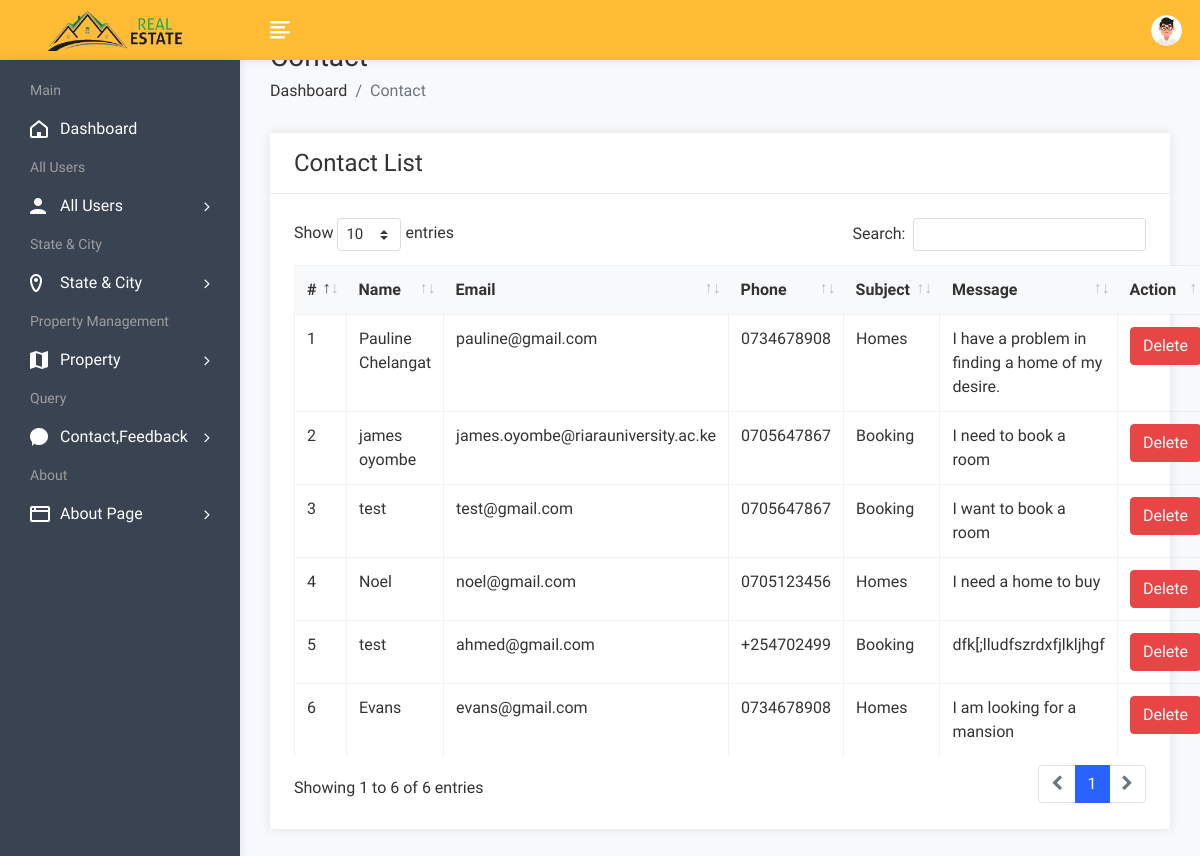
The page /admin/contactview.php (signed in) on the database its author committed.
### tables this page shows
CREATE TABLE `contact` (
  `cid` int(50) NOT NULL,
  `name` varchar(100) NOT NULL,
  `email` varchar(100) NOT NULL,
  `phone` varchar(20) NOT NULL,
  `subject` varchar(100) NOT NULL,
  `message` varchar(250) NOT NULL
);

### admin/contactview.php (the view, shortened to what this page needs)
<!DOCTYPE html>
<html lang="en">
<head>
        <link rel="stylesheet" href="assets/css/bootstrap.min.css">
        <link rel="stylesheet" href="assets/css/font-awesome.min.css">
        <link rel="stylesheet" href="assets/css/feathericon.min.css">
		<link rel="stylesheet" href="assets/plugins/datatables/dataTables.bootstrap4.min.css">
		<link rel="stylesheet" href="assets/plugins/datatables/responsive.bootstrap4.min.css">
		<link rel="stylesheet" href="assets/plugins/datatables/select.bootstrap4.min.css">
		<link rel="stylesheet" href="assets/plugins/datatables/buttons.bootstrap4.min.css">
        <link rel="stylesheet" href="assets/css/style.css">
    </head>
    <body>
				<?php include("header.php"); ?>
            <div class="page-wrapper">
                <div class="content container-fluid">
					<div class="page-header">
						<div class="row">
							<div class="col">
								<h3 class="page-title">Contact</h3>
								<ul class="breadcrumb">
									<li class="breadcrumb-item"><a href="dashboard.php">Dashboard</a></li>
									<li class="breadcrumb-item active">Contact</li>
								</ul>
							</div>
						</div>
					</div>
					<div class="row">
						<div class="col-sm-12">
							<div class="card">
								<div class="card-header">
									<h4 class="card-title">Contact List</h4>
								</div>
								<div class="card-body">
									<table id="basic-datatable" class="table table-bordered table-hover">
                                            <thead>
                                                <tr>
                                                    <th>#</th>
                                                    <th>Name</th>
                                                    <th>Email</th>
                                                    <th>Phone</th>
													<th>Subject</th>
                                                    <th>Message</th>
                                                    <th>Action</th>
                                                </tr>
                                            </thead>
                                            <tbody>
											<?php
												$query=mysqli_query($con,"select * from contact");
												$cnt=1;
												while($row=mysqli_fetch_row($query))
													{
											?>
                                                <tr>
                                                    <td><?php echo $cnt; ?></td>
                                                    <td><?php echo $row['1']; ?></td>
                                                    <td><?php echo $row['2']; ?></td>
                                                    <td><?php echo $row['3']; ?></td>
                                                    <td><?php echo $row['4']; ?></td>
													<td><?php echo $row['5']; ?></td>
                                                    <td><a href="contactdelete.php?id=<?php echo $row['0']; ?>"><button class="btn btn-danger">Delete</button></a></td>
                                                </tr>
                                                <?php
												$cnt=$cnt+1;
												}
												?>
                                            </tbody>
                                        </table>
								</div>
							</div>
						</div>
					</div>
				</div>
			</div>
    </body>
</html>

### rows shown on the page
contact: name "Pauline Chelangat", email "pauline@gmail.com", phone "0734678908", subject "Homes", message "I have a problem in finding a home of my desire."
contact: name "james oyombe", email "james.oyombe@riarauniversity.ac.ke", phone "0705647867", subject "Booking", message "I need to book a room"
contact: name "test", email "test@gmail.com", phone "0705647867", subject "Booking", message "I want to book a room"
contact: name "Noel", email "noel@gmail.com", phone "0705123456", subject "Homes", message "I need a home to buy"
contact: name "test", email "ahmed@gmail.com", phone "+254702499", subject "Booking", message "dfk[;lludfszrdxfjlkljhgf"
contact: name "Evans", email "evans@gmail.com", phone "0734678908", subject "Homes", message "I am looking for a mansion"
